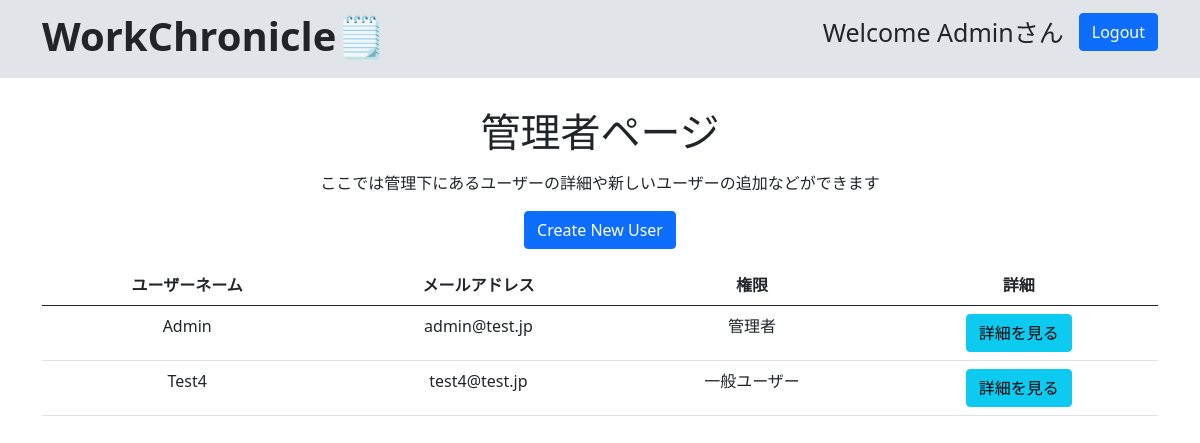
Page /ad/dashboard/ (signed in) on the earlier database version.
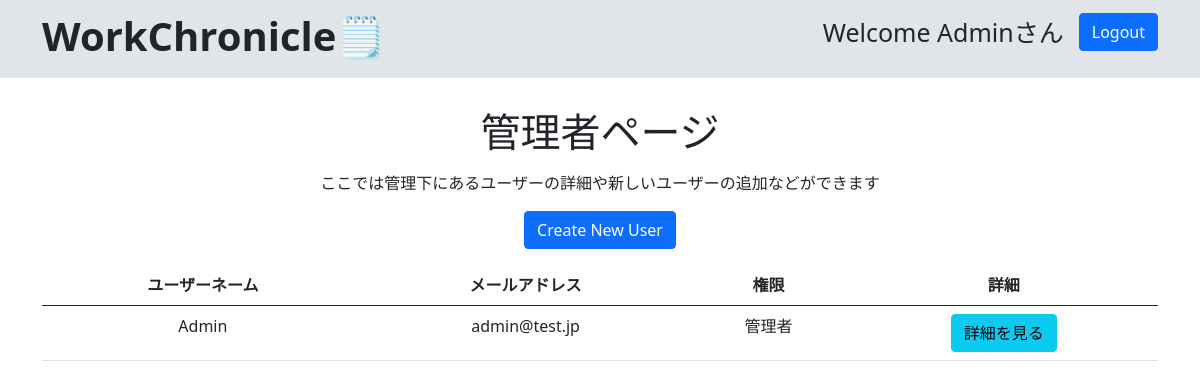
Same page on the later database version.
### attendance_app/models.py (models this page shows, shortened)
class User(AbstractBaseUser, PermissionsMixin):
    user_id = models.AutoField(primary_key=True)
    username = models.CharField(max_length=50, unique=True)
    email = models.CharField(max_length=50, unique=True)
    organization_name = models.CharField(max_length=100, blank=True, null=True)
    is_admin = models.BooleanField(default=False)
    is_staff = models.BooleanField(default=False)
    is_superuser = models.BooleanField(default=False)
    date_joined = models.DateField(auto_now_add=True)
    objects = UserManager()
    USERNAME_FIELD = 'username'
    REQUIRED_FIELDS = ['email']

### attendance_app/views.py (the view)
# urls.py: path("ad/dashboard/", views.AdminDashboardView.as_view(), name="admin_dashboard"),
class AdminDashboardView(LoginRequiredMixin, TemplateView):
    template_name = 'attendance_app/admindash.html'
    def get_context_data(self, **kwargs):
        context = super().get_context_data(**kwargs)
        organization_name = self.request.user.organization_name
        users = User.objects.filter(organization_name=organization_name)
        context['users'] = users
        return context

### attendance_app/templates/attendance_app/admindash.html (shortened to what this page needs)
{% extends 'attendance_app/base.html' %}
{% block title %}
{% if user.is_authenticated %}
<div class="h1">管理者ページ</div>
<p class = "h">ここでは管理下にあるユーザーの詳細や新しいユーザーの追加などができます</p>
{% else %}
<div class="h1">Main</div>
{% endif %}
{% endblock %}
{% block content %}
{% if user.is_authenticated %}
<a href="{% url 'attendance_app:create_user' %}" class="btn btn-primary">Create New User</a>
<table class="table">
  <thead>
      <tr>
          <th>ユーザーネーム</th>
          <th>メールアドレス</th>
          <th>権限</th>
          <th>詳細</th>
      </tr>
  </thead>
  <tbody>
      {% for other_user in users %}
      <tr>
          <td>{{ other_user.username }}</td>
          <td>{{ other_user.email }}</td>
          <td>
              {% if other_user.is_admin %}
                  管理者
              {% else %}
                  一般ユーザー
              {% endif %}
          </td>
          <td><a href="{% url 'attendance_app:user_attendance' other_user.user_id %}" class="btn btn-info">詳細を見る</a></td>
      </tr>
      {% endfor %}
  </tbody>
</table>
{% endif %}
{% endblock %}

### attendance_app/templates/attendance_app/base.html (shortened to what this page needs)
<!DOCTYPE html>
<html lang="ja">
<head>
  <link href="https://cdn.jsdelivr.net/npm/bootstrap@5.0.2/dist/css/bootstrap.min.css" rel="stylesheet"
>
</head>
<body>
  <header>
    <div class="container">
      <div class="header-content">
        <h4>WorkChronicle🗒️</h4>
      <div class = "left">
        {% if user.is_authenticated %}
        <div class="username">
          <p>Welcome {{ user.username }}さん</p>
        </div>
        <div class="logoutform">
          <form action="{% url 'attendance_app:logout' %}" method="post">
            <button type="submit" class="btn btn-primary">Logout</button>
          </form>
        </div>
        {% endif %}
      </div>
      </div>
    </div>
  </header>
  <div class="container mx-auto text-center">
    {% block title %}
    {% endblock %}
    {% block content %}
    {% endblock %}
  </div>
</body>
</html>

Differences in the rows shown:
removed User: username "Test4", email "test4@test.jp", is_admin "一般ユーザー"
